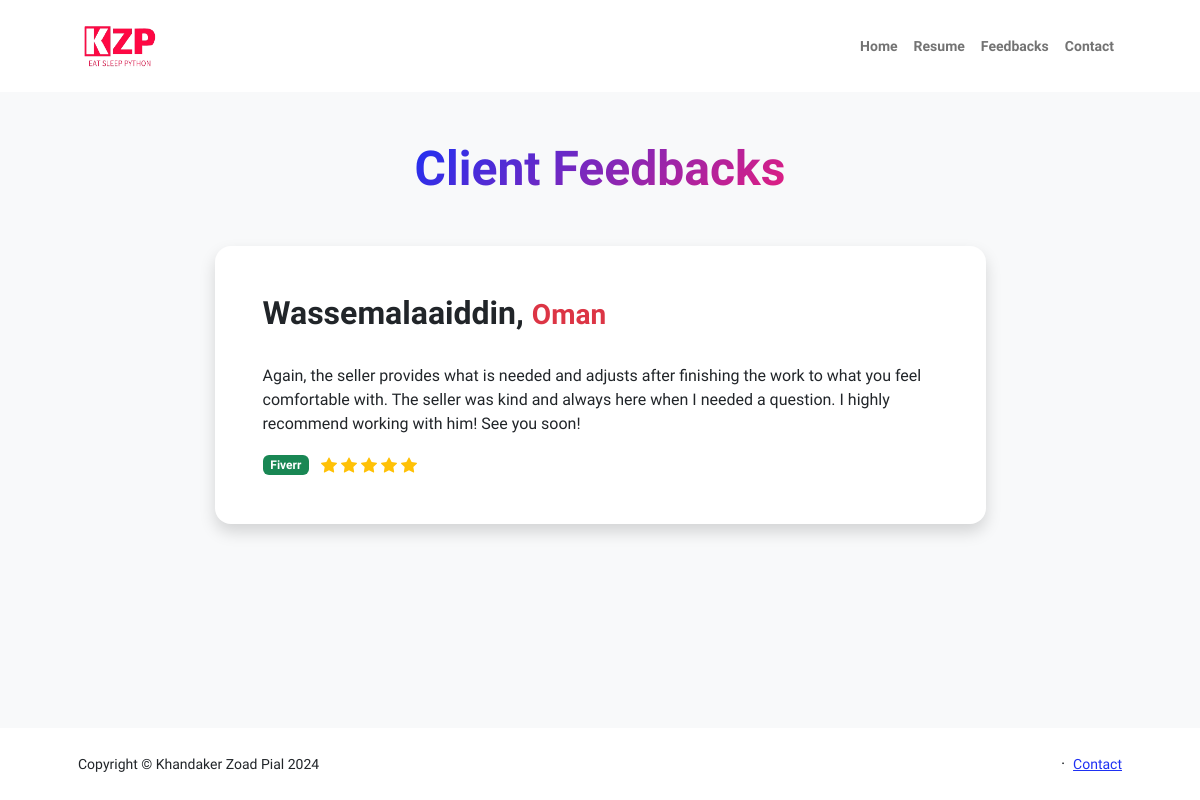
The page /feedback on the database as committed earlier.
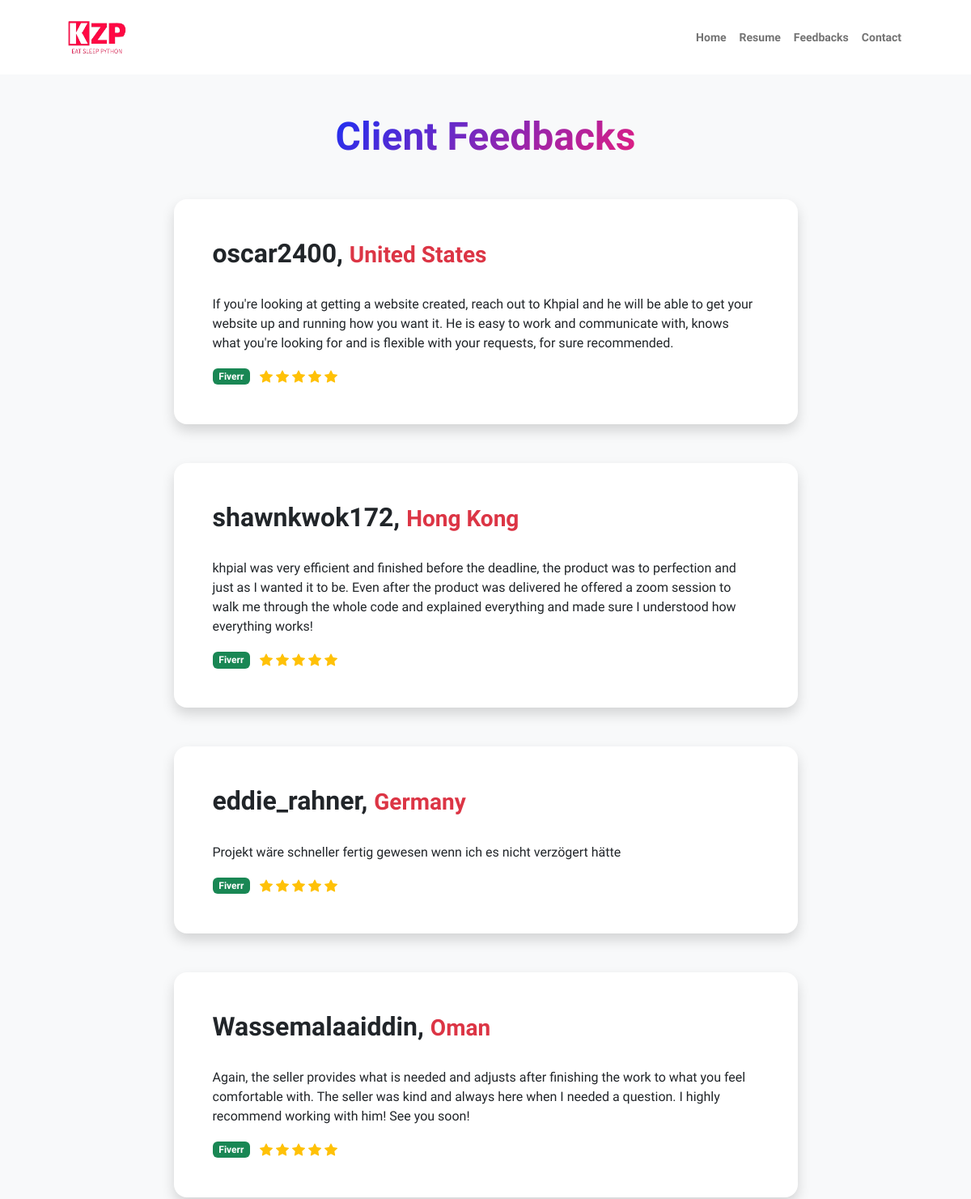
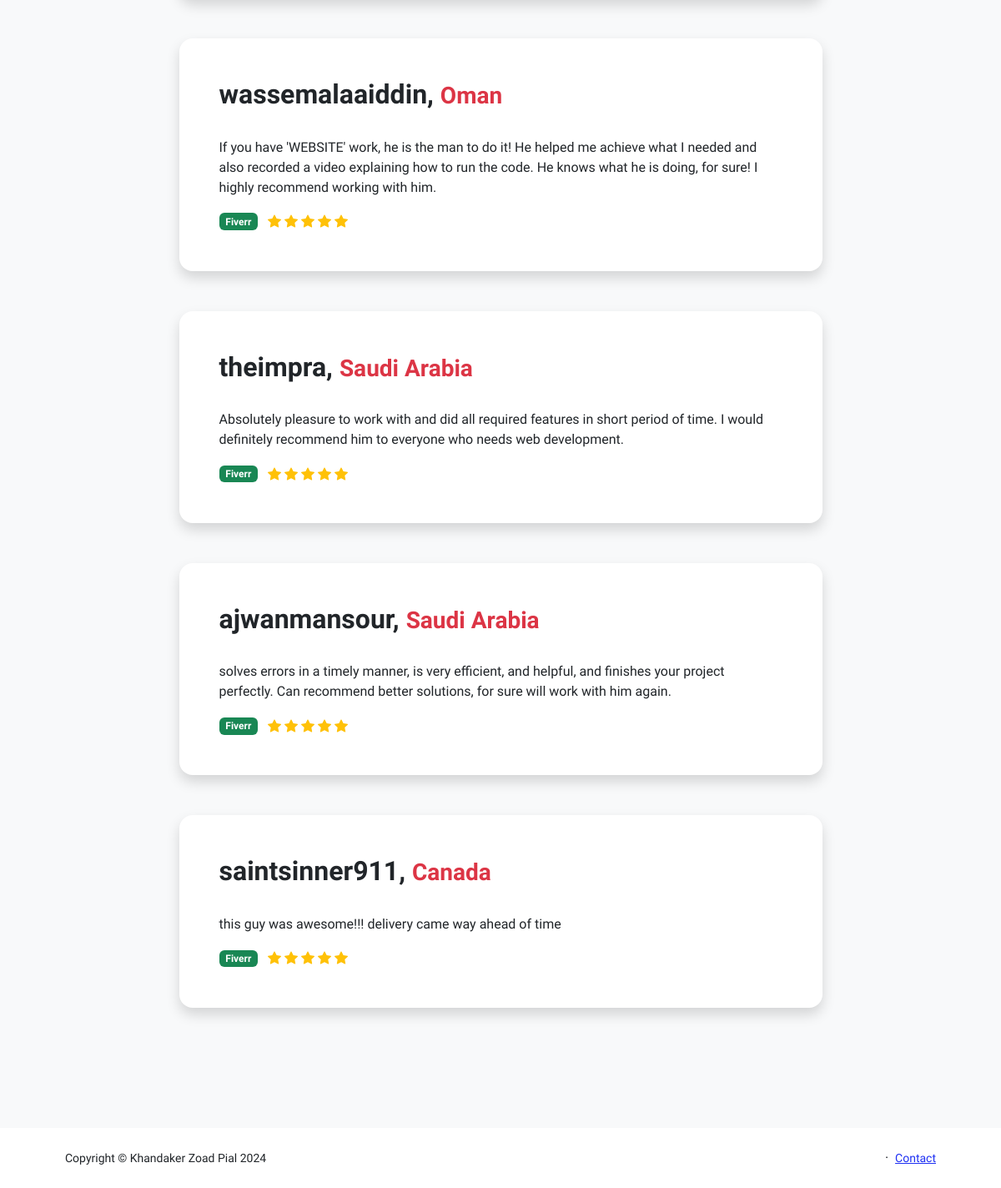
The same page on the database as committed later (2 pictures, top to bottom).
### mainapp/models.py (models this page shows)
class ClientReview(models.Model):
    client_name = models.TextField(blank=True)
    client_picture = models.TextField(blank=True)
    client_from = models.TextField(blank=True)
    client_country = models.TextField(blank=True)
    number_of_stars = models.FloatField(default=0.0)
    feedback = models.TextField(blank=True)

### mainapp/views.py (the view)
# urls.py: path('feedback', views.feedback, name='feedback'),
def feedback(request):
    review_set = []
    for item in ClientReview.objects.all().order_by('?'):
        item.number_of_stars = int(item.number_of_stars)
        item.number_of_stars = range(item.number_of_stars)
        review_set.append(item)
    context ={
        'review_set': review_set
    }
    return render(request, 'feedback.html', context)

### templates/feedback.html (shortened to what this page needs)
{% extends 'base.html' %}
{% load static %}
{% block main_content %}
<section class="py-5">
    <div class="container px-5 mb-5">
        <div class="text-center mb-5">
            <h1 class="display-5 fw-bolder mb-0"><span class="text-gradient d-inline">Client Feedbacks</span></h1>
        </div>
        <div class="row gx-5 justify-content-center">
            <div class="col-lg-11 col-xl-9 col-xxl-8">
                {% for review in review_set %}
                <div class="card overflow-hidden shadow rounded-4 border-0 mb-5">
                    <div class="card-body p-0">
                        <div class="d-flex align-items-center">
                            <div class="p-5">
                                <div class="row">
                                    <h2 class="fw-bolder col">{{review.client_name}}, <small class="text-danger"><b>{{review.client_country}}</b></small></h2>  </div>
                                <br>
                                <p>
                                    {{review.feedback}}
                                </p>
                                <span class="badge text-bg-success">{{review.client_from}} </span>&nbsp;&nbsp;
                                <span class="text-warning">
                            </div>
                        </div>
                    </div>
                </div>
                {% endfor %}
            </div>
        </div>
    </div>
</section>
{% endblock main_content %}

### templates/base.html (shortened to what this page needs)
{% load static %}
<!DOCTYPE html>
<html lang="en">
    <head>
        <link href="https://cdn.jsdelivr.net/npm/bootstrap-icons@1.8.1/font/bootstrap-icons.css" rel="stylesheet" />
        <link href="{% static 'css/styles.css' %}" rel="stylesheet" />
    </head>
    <body class="d-flex flex-column h-100 bg-light">
        <main class="flex-shrink-0">
            <nav class="navbar navbar-expand-lg navbar-light bg-white py-3">
                <div class="container px-5">
                    <a class="navbar-brand" href="/"><span class="fw-bolder text-primary">
                      <img src="{% static 'logo.png' %}" height="50" width="80">
                    </span></a>
                    <div class="collapse navbar-collapse" id="navbarSupportedContent">
                        <ul class="navbar-nav ms-auto mb-2 mb-lg-0 small fw-bolder">
                            <li class="nav-item"><a class="nav-link" href="{% url 'home' %}">Home</a></li>
                            <li class="nav-item"><a class="nav-link" href="{% url 'resume' %}">Resume</a></li>
                            <li class="nav-item"><a class="nav-link" href="{% url 'feedback' %}">Feedbacks</a></li>
                            <li class="nav-item"><a class="nav-link" href="{% url 'contact' %}">Contact</a></li>
                        </ul>
                    </div>
                </div>
            </nav>
            {% block main_content %}
            {% endblock main_content %}
        </main>
        <footer class="bg-white py-4 mt-auto">
            <div class="container px-5">
                <div class="row align-items-center justify-content-between flex-column flex-sm-row">
                    <div class="col-auto"><div class="small m-0">Copyright &copy; Khandaker Zoad Pial 2024</div></div>
                    <div class="col-auto">
                        <span class="mx-1">&middot;</span>
                        <a class="small" href="{% url 'contact' %}">Contact</a>
                    </div>
                </div>
            </div>
        </footer>
    </body>
</html>

Rows that differ between the two databases and show on the page:
added ClientReview: client_name "oscar2400", client_country "United States", feedback "If you're looking at getting a website created, reach out to Khpial and he will be able to get your website up and running how you want it. He is easy to work and communicate with, knows what you're looking for and is flexible with your requests, for sure recommended.", client_from "Fiverr", number_of_stars 5 (drawn)
added ClientReview: client_name "shawnkwok172", client_country "Hong Kong", feedback "khpial was very efficient and finished before the deadline, the product was to perfection and just as I wanted it to be. Even after the product was delivered he offered a zoom session to walk me through the whole code and explained everything and made sure I understood how everything works!", client_from "Fiverr", number_of_stars 5 (drawn)
added ClientReview: client_name "eddie_rahner", client_country "Germany", feedback "Projekt wäre schneller fertig gewesen wenn ich es nicht verzögert hätte", client_from "Fiverr", number_of_stars 5 (drawn)
added ClientReview: client_name "wassemalaaiddin", client_country "Oman", feedback "If you have 'WEBSITE' work, he is the man to do it! He helped me achieve what I needed and also recorded a video explaining how to run the code. He knows what he is doing, for sure! I highly recommend working with him.", client_from "Fiverr", number_of_stars 5 (drawn)
added ClientReview: client_name "theimpra", client_country "Saudi Arabia", feedback "Absolutely pleasure to work with and did all required features in short period of time. I would definitely recommend him to everyone who needs web development.", client_from "Fiverr", number_of_stars 5 (drawn)
added ClientReview: client_name "ajwanmansour", client_country "Saudi Arabia", feedback "solves errors in a timely manner, is very efficient, and helpful, and finishes your project perfectly. Can recommend better solutions, for sure will work with him again.", client_from "Fiverr", number_of_stars 5 (drawn)
added ClientReview: client_name "saintsinner911", client_country "Canada", feedback "this guy was awesome!!! delivery came way ahead of time", client_from "Fiverr", number_of_stars 5 (drawn)
